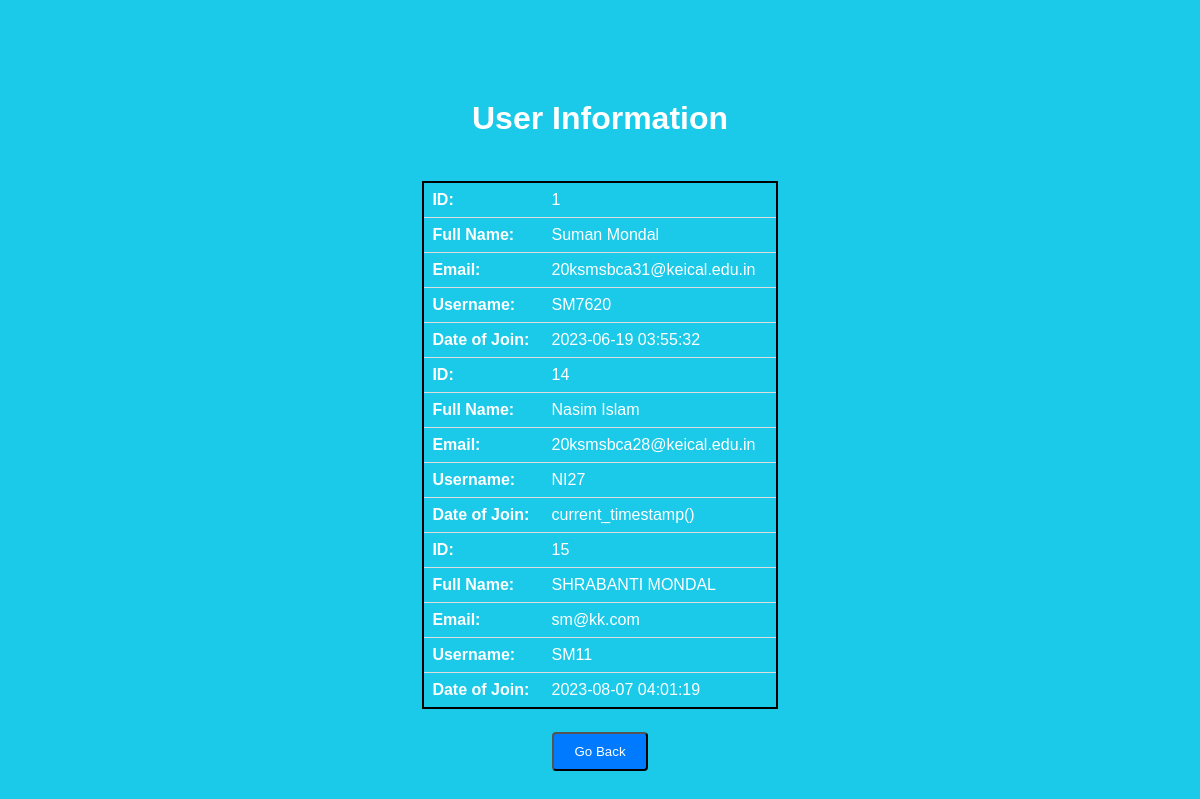
Page /user_info.php on the committed database.
### tables this page shows
CREATE TABLE `users` (
  `id` int(11) NOT NULL,
  `fullname` varchar(55) NOT NULL,
  `email` varchar(100) NOT NULL,
  `username` varchar(255) NOT NULL,
  `password` varchar(255) NOT NULL,
  `dateofjoin` varchar(55) NOT NULL DEFAULT current_timestamp()
);

### user_info.php (the view, shortened to what this page needs)
<!DOCTYPE html>
<html>
<head>
</head>
<body>
<?php
$host = 'sql107.epizy.com';
$username = 'epiz_32608600';
$password = 'mHc11WeNLck';
$dbname = 'epiz_32608600_movier';
$conn = new mysqli($host, $username, $password, $dbname);
?>
<h1 align ="center"> User Information </h1>
<br>
<?php
$sql = "SELECT * FROM users";
$result = $conn->query($sql);
if ($result->num_rows > 0) {
    echo "<table>";
    while ($row = $result->fetch_assoc()) {
        echo "<tr>";
        echo "<td><strong>ID:</strong></td>";
        echo "<td>" . $row["id"] . "</td>";
        echo "</tr>";
        echo "<tr>";
        echo "<td><strong>Full Name:</strong></td>";
        echo "<td>" . $row["fullname"] . "</td>";
        echo "</tr>";
        echo "<tr>";
        echo "<td><strong>Email:</strong></td>";
        echo "<td>" . $row["email"] . "</td>";
        echo "</tr>";
        echo "<tr>";
        echo "<td><strong>Username:</strong></td>";
        echo "<td>" . $row["username"] . "</td>";
        echo "</tr>";
        echo "<tr>";
        echo "<td><strong>Date of Join:</strong></td>";
        echo "<td>" . $row["dateofjoin"] . "</td>";
        echo "</tr>";
    }
    echo "</table>";
} else {
    echo "No users found.";
}
?>
<br>
<form>
    <input type="button" class="add-movie-button" value="Go Back" onclick="history.back()">
</form>
</body>
</html>

### user_info.php (style rules this page uses)
body { background-color: #1bcae9; color: white; font-family: Arial, sans-serif; margin-top: 100px; }
table { width: 30%; margin: 5px auto; border-collapse: collapse; border: 2px solid black; }
th, td { padding: 8px; text-align: left; border-bottom: 1px solid #ddd; }
form { text-align: center; }
.add-movie-button { display: inline-block; padding: 10px 20px; background-color: #007bff; color: #fff; text-decoration: none; border-radius: 4px; text-align: center; cursor: pointer; }

### rows in the picture
users: id "1", fullname "Suman Mondal", email "20ksmsbca31@keical.edu.in", username "SM7620", dateofjoin "2023-06-19 03:55:32"
users: id "14", fullname "Nasim Islam", email "20ksmsbca28@keical.edu.in", username "NI27", dateofjoin "current_timestamp()"
users: id "15", fullname "SHRABANTI MONDAL", email "sm@kk.com", username "SM11", dateofjoin "2023-08-07 04:01:19"
